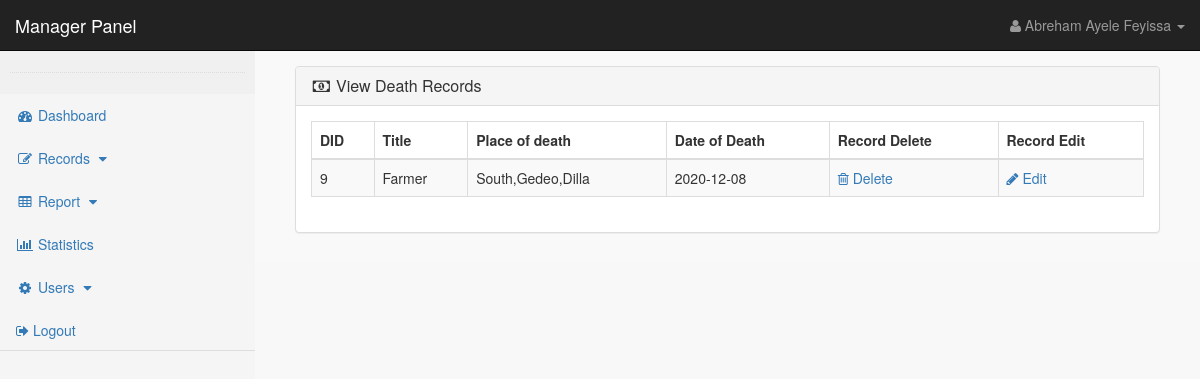
The page /users/manager.php?view_death_records&lang=eng (signed in) on the database its author committed.
### tables this page shows
CREATE TABLE `user` (
  `user_id` int(10) NOT NULL,
  `user_name` varchar(255) NOT NULL,
  `user_email` varchar(255) NOT NULL,
  `user_pass` varchar(255) NOT NULL,
  `user_image` text NOT NULL,
  `user_address` text NOT NULL,
  `user_bid` int(11) NOT NULL,
  `user_position` text NOT NULL,
  `user_confrim_code` text NOT NULL,
  `user_contact` text NOT NULL,
  `user_job` text NOT NULL,
  `user_manager_id` int(11) NOT NULL,
  `user_role` text NOT NULL,
  `user_about` text NOT NULL
);

CREATE TABLE `death_records` (
  `did` int(10) NOT NULL,
  `d_bid` int(10) NOT NULL,
  `title` text NOT NULL,
  `sex` varchar(10) NOT NULL,
  `dob` date NOT NULL,
  `dod` date NOT NULL,
  `d_o_dr` int(11) NOT NULL,
  `doc` int(11) NOT NULL,
  `registrar_full_name` varchar(255) NOT NULL,
  `registrar_id` int(10) NOT NULL,
  `d_cause` text NOT NULL,
  `region` varchar(255) NOT NULL,
  `zone` varchar(255) NOT NULL,
  `woreda` varchar(255) NOT NULL
);

### users/view_death_records.php (the view, shortened to what this page needs)
<?php
if(!isset($_SESSION['user_email'])){
echo "<script>window.open('login.php','_self')</script>";
}
else {
?>
<div class="row">
<div class="col-lg-12" >
<ol class="breadcrumb" >
<li class="active" >
</li>
</ol>
</div>
</div>
<div class="row" >
<div class="col-lg-12" >
<div class="panel panel-default" >
<div class="panel-heading" >
<h3 class="panel-title" >
<i class="fa fa-money fa-fw" ></i> View Death Records
</h3>
</div>
<div class="panel-body" >
<div class="table-responsive" >
<table class="table table-bordered table-hover table-striped" >
<thead>
<tr>
<th>DID</th>
<th>Title</th>
<th>Place of death</th>
<th>Date of Death</th>
<th>Record Delete</th>
<th>Record Edit</th>
</tr>
</thead>
<tbody>
<?php
$get_record = "select * from death_records ";
$run_record = mysqli_query($con,$get_record);
while($row_death_record=mysqli_fetch_array($run_record)){
    $did = $row_death_record['did'];
    $title = $row_death_record['title'];
    $pod=$row_death_record['region'].','.$row_death_record['zone'].','.$row_death_record['woreda'];
    $dod=$row_death_record['dod'];
?>
<tr>
<td><?php echo $did; ?></td>
<td><?php echo $title; ?></td>
<td> <?php echo $pod; ?> </td>
<td><?php echo $dod; ?></td>
<td>
<a href="index.php?delete_death_record=<?php echo $did; ?>">
<i class="fa fa-trash-o"> </i> Delete
</a>
</td>
<td>
<a href="index.php?edit_death_record=<?php echo $did; ?>">
<i class="fa fa-pencil"> </i> Edit
</a>
</td>
</tr>
<?php } ?>
</tbody>
</table>
</div>
</div>
</div>
</div>
</div>
<?php } ?>

### users/includes/manager_sidebar.php (shortened to what this page needs)
<nav class="navbar navbar-inverse  navbar-fixed-top ">
    <div class="navbar-header">
        <a class="navbar-brand" href="manager.php?dashboard">Manager Panel</a>
    </div>
    <ul class="nav navbar-right top-nav" >
        <li class="dropdown">
            <a href="#" class="dropdown-toggle" data-toggle="dropdown">
                <i class="fa fa-user"></i>
                <?php echo $user_name; ?> <b class="caret"></b>
            </a>
        </li>
    </ul>
    <div class="  collapse navbar-collapse navbar-ex1-collapse">
        <div class="nav navbar-nav side-nav " style="background-color: whitesmoke;">
            <div style=" background:#f0f0f0; padding: 10px; ">
                <hr class="dotted short">
            </div>
            <div class="">
            <ul class="nav nav-tabs nav-stacked" style="background: whitesmoke;">
                <li class="<?php if(isset($_GET['dashboard'])){ echo "active"; } ?>">
                    <a href="manager.php?dashboard&lang=eng"> <i class="fa fa-fw fa-dashboard"> </i> Dashboard </a>
                </li>
                <li>
                    <a href="#" data-toggle="collapse" data-target="#records">
                        <i class="fa fa-fw fa-edit"></i> Records
                        <i class="fa fa-fw fa-caret-down"></i>
                    </a>
                </li>
                <li class="<?php if(isset($_GET['user_report'])||isset($_GET['reg_report'])){ echo "active"; } ?>">
                    <a href="#" data-toggle="collapse" data-target="#reports">
                        <i class="fa fa-fw fa-table"></i> Report
                        <i class="fa fa-fw fa-caret-down"></i>
                    </a>
                </li>
                <li>
                <li class="<?php if(isset($_GET['manager_stat'])){ echo "active"; } ?>">
                    <a href="manager.php?manager_stat&lang=eng"><i class="fa fa-fw fa-bar-chart"></i> Statistics </a>
                </li>
                <li>
                    <a href="#" data-toggle="collapse" data-target="#users">
                        <i class="fa fa-fw fa-gear"></i> Users
                        <i class="fa fa-fw fa-caret-down"></i>
                    </a>
                </li>
                <li>
                    <a href="logout.php"> <i class="fa fa-sign-out"></i> Logout </a>
                </li>
            </ul>
            </div>
        </div>
    </div>
</nav>

### users/styles/style.css (style rules this page uses)
body { margin-top: 100px; }
@media (min-width: 768px) { body { margin-top: 50px; } }
.top-nav { padding: 0 15px; }
.top-nav>li { display: inline-block; float: left; }
.top-nav>li>a { padding-top: 15px; padding-bottom: 15px; line-height: 20px; color: #999; }
@media (min-width: 768px) { .side-nav { position: fixed; top: 51px; width: 255px; border-radius: 0; overflow-y: auto; background-color: #222; bottom: 0; overflow-x: hidden; padding-bottom: 40px; } }
.panel-body { border-radius: 5px; }
hr { border: 0; height: 1px; margin: 22px 0 22px 0; }
hr.dotted { height: 0; border-bottom: 1px dotted #ddd; margin: 11px 0 11px 0; }

### users/styles/main.css (style rules this page uses)
body { background-color: rgb(248, 248, 248); }
.row { margin: 0px auto; }

### rows shown on the page
user: user_name "Abreham Ayele Feyissa"
death_records: did "9", title "Farmer", pod "South,Gedeo,Dilla", dod "2020-12-08"
